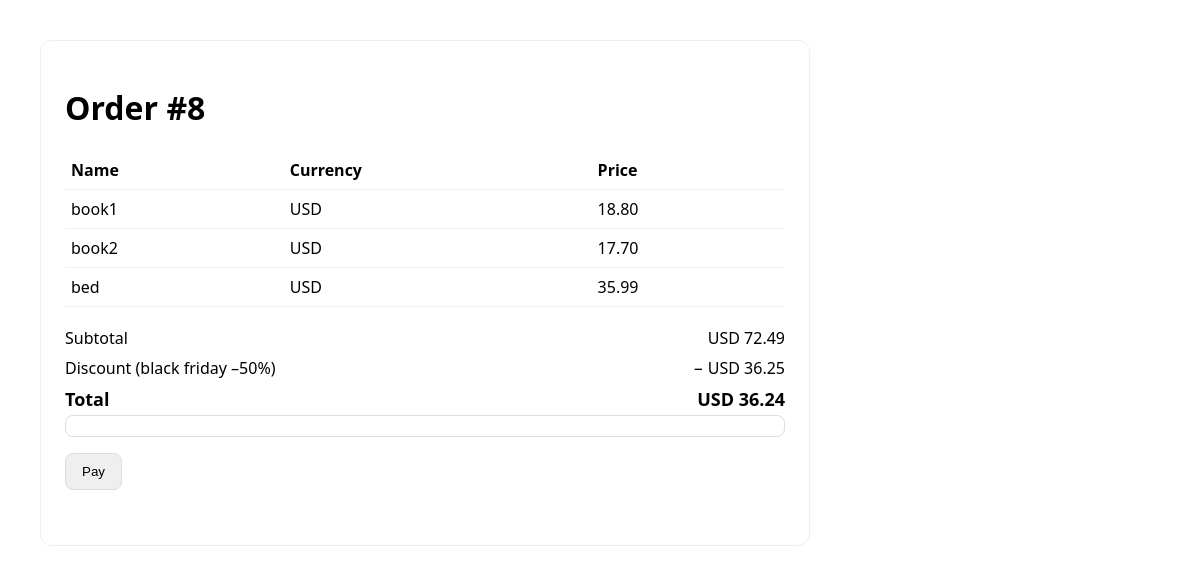
The app's page /order-intent/8/ with its own data.
### catalog/models.py (models this page shows, shortened)
class Order(models.Model):
    items = models.ManyToManyField(Item, related_name="orders")
    currency = models.CharField(max_length=3, default="usd")
    created_at = models.DateTimeField(auto_now_add=True)
    paid = models.BooleanField(default=False)
    discount = models.ForeignKey(Discount, null=True, blank=True, on_delete=models.SET_NULL, related_name="orders")
    taxes = models.ManyToManyField(Tax, blank=True, related_name="orders")

class Item(models.Model):
    name = models.CharField(max_length=255)
    description = models.TextField(blank=True)
    price = models.PositiveIntegerField(help_text="Цена в минимальных единицах")
    currency = models.CharField(max_length=3, default='usd', help_text="USD, EUR, ...")
    @property
    def display_price(self):
        return f"{self.price / 100:.2f}"

class Discount(models.Model):
    name = models.CharField(max_length=100)
    percent_off = models.PositiveIntegerField(help_text="Скидка в %")
    active = models.BooleanField(default=True)
    stripe_coupon_id = models.CharField(max_length=64, blank=True, default="")

### catalog/views.py (the view, shortened to what this page needs)
# urls.py: path("order-intent/<int:order_id>/", order_intent_page, name="order-intent-page"),
@require_GET
def order_intent_page(request, order_id: int):
    order = get_object_or_404(Order, id=order_id)
    items = list(order.items.all())
    subtotal_cents = sum(i.price for i in items)
    percent = order.discount.percent_off if (order.discount and order.discount.active) else 0
    discount_cents = int(
        (Decimal(subtotal_cents) * Decimal(percent) / Decimal(100))
        .quantize(Decimal("1"), rounding=ROUND_HALF_UP)
    )
    taxable_base_cents = subtotal_cents - discount_cents
    taxes_ctx = []
    exclusive_total_cents = 0
    total_cents = taxable_base_cents + exclusive_total_cents
    def fmt(cents: int) -> str:
        return f"{cents / 100:.2f}"
    pubkey = _publishable_for_currency(order.currency)
    context = {
        "order": order,
        "items": items,
        "currency": order.currency.upper(),
        "subtotal_display": fmt(subtotal_cents),
        "has_discount": percent > 0,
        "discount_name": order.discount.name if percent > 0 else "",
        "discount_percent": percent,
        "discount_amount_display": fmt(discount_cents),
        "taxes": [
            {"name": tx["name"], "rate": tx["rate"], "inclusive": tx["inclusive"],
             "amount_display": fmt(tx["amount_cents"])}
            for tx in taxes_ctx
        ],
        "has_taxes": bool(taxes_ctx),
        "total_display": fmt(total_cents),
        "STRIPE_PUBLISHABLE_KEY": pubkey,
    }
    return render(request, "order_intent.html", context)

### catalog/views.py (called while the page is built, shortened)
def _publishable_for_currency(currency: str) -> str:
    cur = (currency or getattr(settings, "DEFAULT_CURRENCY", "usd")).lower()
    keys = getattr(settings, "STRIPE_KEYS", None)
    if isinstance(keys, dict):
        pair = keys.get(cur) or keys.get(getattr(settings, "DEFAULT_CURRENCY", "usd"), {})
        if isinstance(pair, dict) and pair.get("publishable"):
            return pair["publishable"]
    return getattr(settings, "STRIPE_PUBLISHABLE_KEY", "")

### catalog/templates/order_intent.html (shortened to what this page needs)
<!doctype html>
<html lang="ru">
  <head>
  </head>
  <body>
    <div class="card">
      <h1>Order #{{ order.id }}</h1>
      <table>
        <thead><tr><th>Name</th><th>Currency</th><th>Price</th></tr></thead>
        <tbody>
        {% for it in items %}
          <tr><td>{{ it.name }}</td><td>{{ it.currency|upper }}</td><td>{{ it.display_price }}</td></tr>
        {% empty %}
          <tr><td colspan="3">No items</td></tr>
        {% endfor %}
        </tbody>
      </table>
      <div class="summary">
        <div class="row"><span>Subtotal</span><span>{{ currency }} {{ subtotal_display }}</span></div>
        {% if discount_percent %}
          <div class="row"><span>Discount ({{ discount_name }} –{{ discount_percent }}%)</span><span>− {{ currency }} {{ discount_amount_display }}</span></div>
        {% endif %}
        <div class="row total"><span>Total</span><span>{{ currency }} {{ total_display }}</span></div>
      </div>
      <div id="card-element"></div>
      <button id="pay">Pay</button>
      <div id="note" class="note"></div>
    </div>
  </body>
</html>

### catalog/templates/order_intent.html (style rules this page uses)
body { font-family: system-ui, -apple-system, Segoe UI, Arial, sans-serif; padding: 32px; }
.card { max-width: 720px; border: 1px solid #eee; border-radius: 12px; padding: 24px; }
table { width: 100%; border-collapse: collapse; margin: 16px 0; }
th, td { padding: 8px 6px; border-bottom: 1px solid #f0f0f0; text-align: left; }
.summary { margin-top: 12px; }
.row { display: flex; justify-content: space-between; padding: 4px 0; }
.total { font-weight: 700; font-size: 18px; }
#card-element { padding: 10px 12px; border: 1px solid #ddd; border-radius: 8px; }
button { margin-top: 16px; padding: 10px 16px; border-radius: 8px; border: 1px solid #ddd; cursor: pointer; }
.note { margin-top: 12px; color: #b00020; font-weight: 500; min-height: 1.2em; }

### records on screen
Order: id "8"
Item: name "book1", currency "USD", display_price "18.80"
Item: name "book2", currency "USD", display_price "17.70"
Item: name "bed", currency "USD", display_price "35.99"
Discount: name "black friday"

### other values on screen
{{ currency }} "USD"
{{ subtotal_display }} "72.49"
{{ discount_percent }} "50"
{{ discount_amount_display }} "36.25"
{{ total_display }} "36.24"
